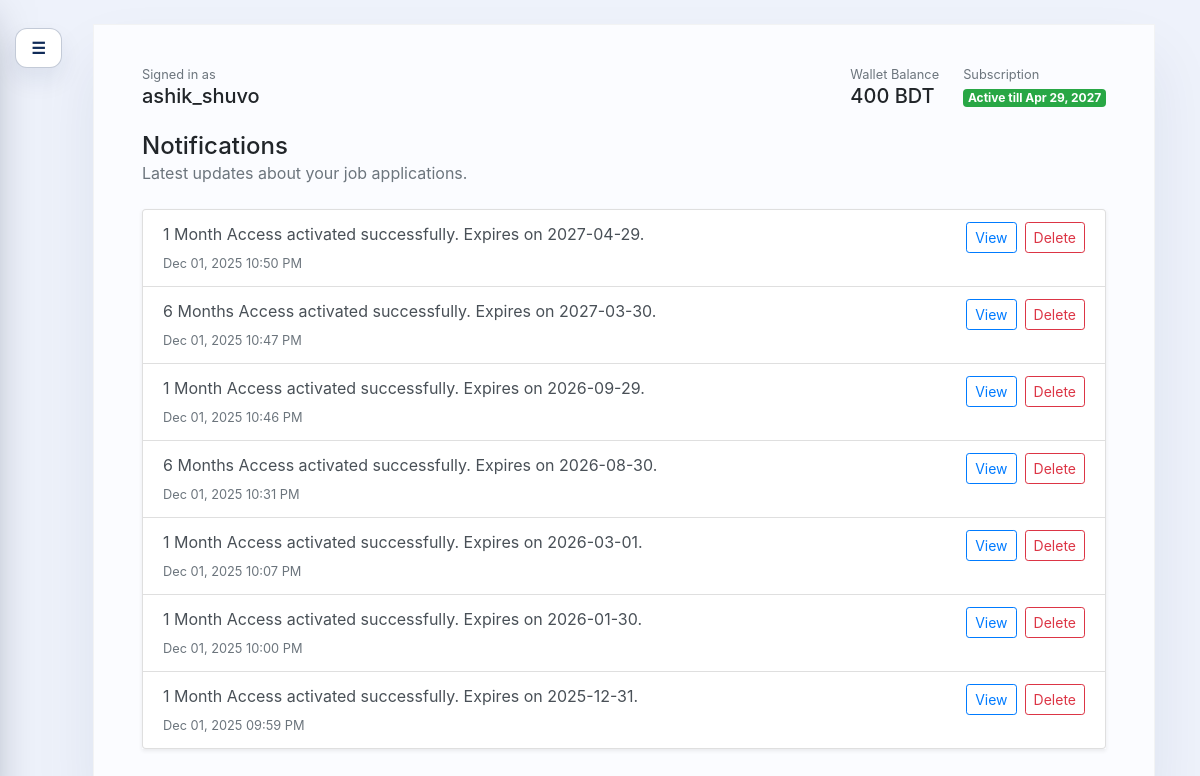
The app's page /profile/notifications/ (signed in) with its own data.
### userprofile/models.py (models this page shows, shortened)
class UserProfile(models.Model):
	class SubscriptionPlan(models.TextChoices):
		NONE = "none", "No Subscription"
		ONE_MONTH = "one_month", "1 Month"
		SIX_MONTHS = "six_months", "6 Months"
		ONE_YEAR = "one_year", "12 Months"
	SUBSCRIPTION_DETAILS = {
		SubscriptionPlan.ONE_MONTH: {
			"price": 120,
			"duration_days": 30,
			"label": "1 Month Access",
			"description": "Quick access for trying Jobflick for a month.",
		},
		SubscriptionPlan.SIX_MONTHS: {
			"price": 500,
			"duration_days": 182,
			"label": "6 Months Access",
			"description": "Unlimited job posts and applications for half a year.",
		},
		SubscriptionPlan.ONE_YEAR: {
			"price": 800,
			"duration_days": 365,
			"label": "12 Months Access",
			"description": "Full-year access to post and apply without limits.",
		},
	}
	user = models.OneToOneField(User, on_delete=models.CASCADE, related_name="profile")
	display_name = models.CharField(max_length=150, blank=True)
	photo = models.ImageField(upload_to="profile_photos/", blank=True, null=True)
	occupation = models.CharField(max_length=150, blank=True)
	skills = models.TextField(blank=True)
	present_address = models.CharField(max_length=255, blank=True)
	bio = models.TextField(blank=True)
	wallet_balance = models.PositiveIntegerField(default=2000)
	subscription_plan = models.CharField(
		max_length=20,
		choices=SubscriptionPlan.choices,
		default=SubscriptionPlan.NONE,
	)
	subscription_expires_at = models.DateField(blank=True, null=True)
	@property
	def has_active_subscription(self) -> bool:
		if not self.subscription_expires_at:
			return False
		return self.subscription_expires_at >= timezone.now().date()

class Notification(models.Model):
	user = models.ForeignKey(User, on_delete=models.CASCADE, related_name="notifications")
	message = models.TextField()
	link = models.CharField(max_length=255, blank=True)
	is_staff_only = models.BooleanField(default=False)
	subscription_entry = models.ForeignKey(
		"adminpanel.SubscriptionLedgerEntry",
		on_delete=models.SET_NULL,
		null=True,
		blank=True,
		related_name="notifications",
	)
	is_read = models.BooleanField(default=False)
	created_at = models.DateTimeField(auto_now_add=True)
	class Meta:
		ordering = ["-created_at"]

### userprofile/views.py (the view)
# urls.py: path("notifications/", views.notifications_view, name="userprofile-notifications"),
@login_required
@never_cache
def notifications_view(request):
	profile, _ = UserProfile.objects.get_or_create(user=request.user)
	notifications = request.user.notifications.filter(is_staff_only=False)
	notifications.filter(is_read=False).update(is_read=True)
	return render(
		request,
		"userprofile/notifications.html",
		{
			"profile": profile,
			"hide_nav": True,
			"hide_footer": True,
			"notifications": notifications,
		},
	)

### userprofile/context_processors.py (called while the page is built)
def unread_notifications(request):
    if request.user.is_authenticated:
        count = request.user.notifications.filter(is_read=False).count()
    else:
        count = 0
    return {"unread_notifications_count": count}

### userprofile/templates/userprofile/notifications.html (shortened to what this page needs)
{% extends "userprofile/layout.html" %}
{% block dashboard_content %}
<div class="d-flex justify-content-between align-items-center mb-4">
  <div>
    <h2 class="h4 mb-0">Notifications</h2>
    <p class="text-muted mb-0">Latest updates about your job applications.</p>
  </div>
</div>
{% if notifications %}
  <div class="list-group shadow-sm">
    {% for notification in notifications %}
      <div class="list-group-item list-group-item-action">
        <div class="d-flex justify-content-between align-items-start flex-wrap" style="gap: 0.75rem;">
          <div>
            <p class="mb-1">{{ notification.message }}</p>
            <small class="text-muted">{{ notification.created_at|date:"M d, Y h:i A" }}</small>
          </div>
          <div class="d-flex align-items-center" style="gap: 0.5rem;">
            <a class="btn btn-sm btn-outline-primary" href="{% url 'userprofile-notification-detail' notification.id %}">View</a>
            <form method="post" action="{% url 'userprofile-notification-delete' notification.id %}" onsubmit="return confirm('Delete this notification?');">
              <button class="btn btn-sm btn-outline-danger">Delete</button>
            </form>
          </div>
        </div>
      </div>
    {% endfor %}
  </div>
{% else %}
  <div class="bg-white text-center py-5 rounded shadow-sm">
    <h5 class="mb-2">You're all caught up</h5>
    <p class="text-muted mb-0">We'll let you know when there's something new.</p>
  </div>
{% endif %}
{% endblock %}

### userprofile/templates/userprofile/layout.html (shortened to what this page needs)
{% extends "base.html" %}
{% block content %}
<div class="dashboard-shell-wrapper">
  <button class="toggle-btn menu-floating-toggle" id="menuToggle" aria-label="Toggle navigation">☰</button>
  <div class="dashboard-shell">
    <section class="dashboard-main">
      <div class="topbar flex-wrap justify-content-between" style="gap: 1rem;">
        <div class="text-end">
          <p class="text-muted small mb-0">Signed in as</p>
          <h5 class="mb-0">{{ profile.user.username }}</h5>
        </div>
        <div class="d-flex align-items-center flex-wrap" style="gap: 1.5rem;">
          <div class="text-end">
            <p class="text-muted small mb-0">Wallet Balance</p>
            <h5 class="mb-0">{{ profile.wallet_balance }} BDT</h5>
          </div>
          <div class="text-end">
            <p class="text-muted small mb-0">Subscription</p>
            {% if profile.has_active_subscription %}
              <span class="badge badge-success">Active till {{ profile.subscription_expires_at|date:"M j, Y" }}</span>
            {% else %}
              <a class="btn btn-outline-primary btn-sm" href="{% url 'userprofile-subscription' %}">Activate Access</a>
            {% endif %}
          </div>
        </div>
      </div>
      {% block dashboard_content %}{% endblock %}
    </section>
  </div>
</div>
{% endblock %}

### userprofile/templates/userprofile/layout.html (style rules this page uses)
body { background: #eef2fb; }
.dashboard-shell-wrapper { position: relative; padding-left: 3rem; }
.dashboard-shell { display: flex; min-height: calc(100vh - 40px); position: relative; overflow: visible; background: #fff; border-radius: 0; border: 1px solid rgba(14, 23, 41, 0.05); box-shadow: 0 35px 60px rgba(15, 39, 90, 0.08); }
.dashboard-main { flex: 1; padding: 2.5rem 3rem; background: #fbfcff; }
.topbar { display: flex; justify-content: flex-end; align-items: center; margin-bottom: 1.5rem; }
.toggle-btn { border: 1px solid rgba(19,47,98,0.25); background: #fff; color: #102b58; padding: 0.45rem 0.95rem; border-radius: 12px; font-weight: 600; box-shadow: 0 12px 25px rgba(16,43,88,0.08); }
.menu-floating-toggle { position: fixed; top: 1.75rem; left: 15px; transform: none; z-index: 1050; transition: left 0.35s ease; }

### records on screen
UserProfile: user.username "ashik_shuvo", wallet_balance "400", subscription_expires_at "Apr 29, 2027"
Notification: message "1 Month Access activated successfully. Expires on 2027-04-29.", created_at "Dec 01, 2025 10:50 PM"
Notification: message "6 Months Access activated successfully. Expires on 2027-03-30.", created_at "Dec 01, 2025 10:47 PM"
Notification: message "1 Month Access activated successfully. Expires on 2026-09-29.", created_at "Dec 01, 2025 10:46 PM"
Notification: message "6 Months Access activated successfully. Expires on 2026-08-30.", created_at "Dec 01, 2025 10:31 PM"
Notification: message "1 Month Access activated successfully. Expires on 2026-03-01.", created_at "Dec 01, 2025 10:07 PM"
Notification: message "1 Month Access activated successfully. Expires on 2026-01-30.", created_at "Dec 01, 2025 10:00 PM"
Notification: message "1 Month Access activated successfully. Expires on 2025-12-31.", created_at "Dec 01, 2025 09:59 PM"
